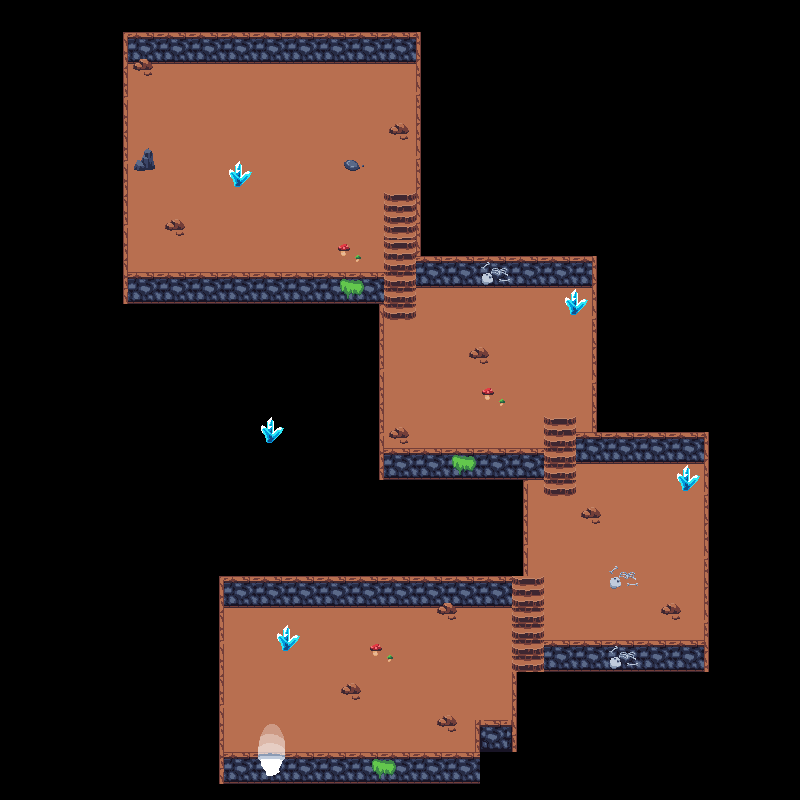

This is a level from a 2D game, rendered from its Tiled map with the project's own tilesets. A one-line summary and the map file follow, with tile-layer data summarised:
An orthogonal 50x50 tile map with 16x16 px tiles, 4 tile layers (floor, escalier, walls, décorations) and 36 objects (31x collision, exit_dungeon, spawn_dungeon, boss_path1, boss_path2).

<map version="1.5" tiledversion="1.7.2" orientation="orthogonal" renderorder="right-down" width="50" height="50" tilewidth="16" tileheight="16" infinite="0" nextlayerid="7" nextobjectid="41">
 <tileset firstgid="1" source="dungeon.tsx" />
 <layer id="1" name="floor" width="50" height="50">
  <data>[2500 cells, 683 non-empty, 16 distinct tile ids]</data>
 </layer>
 <layer id="2" name="escalier" width="50" height="50">
  <data>[2500 cells, 38 non-empty, 6 distinct tile ids]</data>
 </layer>
 <layer id="3" name="walls" width="50" height="50">
  <data>[2500 cells, 348 non-empty, 20 distinct tile ids]</data>
 </layer>
 <layer id="4" name="décorations" width="50" height="50">
  <data>[2500 cells, 110 non-empty, 34 distinct tile ids]</data>
 </layer>
 <objectgroup id="5" name="objects">
  <object id="2" type="collision" x="342" y="681.5" width="15.5" height="16" />
  <object id="3" type="collision" x="277" y="627" width="22.5" height="26.5" />
  <object id="4" type="collision" x="437.5" y="717.5" width="20" height="11" />
  <object id="5" type="collision" x="438" y="604.5" width="19.5" height="15" />
  <object id="6" type="collision" x="221.5" y="754" width="259" height="30.5" />
  <object id="7" type="collision" x="213" y="576" width="12" height="207.5" />
  <object id="8" type="collision" x="222" y="574.5" width="290" height="33" />
  <object id="9" x="475.5" y="720" width="39.5" height="29" />
  <object id="10" type="collision" x="475.5" y="720" />
  <object id="11" type="collision" x="512.5" y="670.5" width="8.5" height="74.5" />
  <object id="13" type="collision" x="543.5" y="640.5" width="165" height="31" />
  <object id="14" type="collision" x="704" y="430.5" width="6" height="241" />
  <object id="15" type="collision" x="576.5" y="433" width="129.5" height="26.5" />
  <object id="16" type="collision" x="382.5" y="450.5" width="159" height="26.5" />
  <object id="17" type="collision" x="387.5" y="425.5" width="27.5" height="19.5" />
  <object id="18" type="collision" x="582" y="507" width="16.5" height="16.5" />
  <object id="19" type="collision" x="661.5" y="602.5" width="17.5" height="17.5" />
  <object id="21" type="collision" x="678" y="465.5" width="15" height="25" />
  <object id="22" type="collision" x="471" y="345" width="14.5" height="16" />
  <object id="24" type="collision" x="592.5" y="255.5" width="7" height="175" />
  <object id="25" type="collision" x="416.5" y="256" width="180" height="28.5" />
  <object id="26" type="collision" x="377" y="303" width="6" height="173" />
  <object id="27" type="collision" x="122" y="274" width="259.5" height="26.5" />
  <object id="28" type="collision" x="122" y="32.5" width="5.5" height="268.5" />
  <object id="29" type="collision" x="122.5" y="31" width="296" height="29" />
  <object id="30" type="collision" x="416.5" y="31.5" width="10" height="224.5" />
  <object id="31" type="collision" x="232.5" y="161.5" width="14" height="27" />
  <object id="32" type="collision" x="137.5" y="148.5" width="14" height="20.5" />
  <object id="33" type="collision" x="166.5" y="220" width="15.5" height="16" />
  <object id="34" type="collision" x="345" y="160" width="13.5" height="10.5" />
  <object id="35" type="collision" x="388.5" y="124" width="16.5" height="14.5" />
  <object id="36" name="exit_dungeon" x="258" y="741.5" width="29" height="35.5" />
  <object id="37" name="spawn_dungeon" x="273" y="698">
   <point />
  </object>
  <object id="40" type="collision" x="522" y="477" width="6.5" height="99.5" />
 </objectgroup>
 <objectgroup id="6" name="NPCPath">
  <object id="38" name="boss_path1" x="143.818" y="96" width="16.7273" height="15.4545" />
  <object id="39" name="boss_path2" x="384.182" y="95.8182" width="16" height="16.1818" />
 </objectgroup>
</map>
